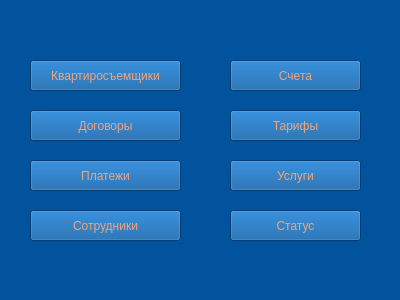
<?xml version="1.0" encoding="UTF-8"?>
<ui version="4.0">
 <class>Form</class>
 <widget class="QWidget" name="Form">
  <property name="geometry">
   <rect>
    <x>0</x>
    <y>0</y>
    <width>400</width>
    <height>300</height>
   </rect>
  </property>
  <property name="minimumSize">
   <size>
    <width>400</width>
    <height>300</height>
   </size>
  </property>
  <property name="maximumSize">
   <size>
    <width>400</width>
    <height>300</height>
   </size>
  </property>
  <property name="windowTitle">
   <string>Form</string>
  </property>
  <property name="styleSheet">
   <string notr="true">background-color: rgb(2, 83, 157)</string>
  </property>
  <widget class="QPushButton" name="pbKvart">
   <property name="geometry">
    <rect>
     <x>30</x>
     <y>60</y>
     <width>151</width>
     <height>31</height>
    </rect>
   </property>
   <property name="styleSheet">
    <string notr="true">color: rgb(238, 164, 127)</string>
   </property>
   <property name="text">
    <string>Квартиросъемщики</string>
   </property>
  </widget>
  <widget class="QPushButton" name="pbDogovor">
   <property name="geometry">
    <rect>
     <x>30</x>
     <y>110</y>
     <width>151</width>
     <height>31</height>
    </rect>
   </property>
   <property name="styleSheet">
    <string notr="true">color: rgb(238, 164, 127)</string>
   </property>
   <property name="text">
    <string>Договоры</string>
   </property>
  </widget>
  <widget class="QPushButton" name="pbPlat">
   <property name="geometry">
    <rect>
     <x>30</x>
     <y>160</y>
     <width>151</width>
     <height>31</height>
    </rect>
   </property>
   <property name="styleSheet">
    <string notr="true">color: rgb(238, 164, 127)</string>
   </property>
   <property name="text">
    <string>Платежи</string>
   </property>
  </widget>
  <widget class="QPushButton" name="pbSotryd">
   <property name="geometry">
    <rect>
     <x>30</x>
     <y>210</y>
     <width>151</width>
     <height>31</height>
    </rect>
   </property>
   <property name="styleSheet">
    <string notr="true">color: rgb(238, 164, 127)</string>
   </property>
   <property name="text">
    <string>Сотрудники</string>
   </property>
  </widget>
  <widget class="QPushButton" name="pbSchet">
   <property name="geometry">
    <rect>
     <x>230</x>
     <y>60</y>
     <width>131</width>
     <height>31</height>
    </rect>
   </property>
   <property name="styleSheet">
    <string notr="true">color: rgb(238, 164, 127)</string>
   </property>
   <property name="text">
    <string>Счета</string>
   </property>
  </widget>
  <widget class="QPushButton" name="pbTarif">
   <property name="geometry">
    <rect>
     <x>230</x>
     <y>110</y>
     <width>131</width>
     <height>31</height>
    </rect>
   </property>
   <property name="styleSheet">
    <string notr="true">color: rgb(238, 164, 127)</string>
   </property>
   <property name="text">
    <string>Тарифы</string>
   </property>
  </widget>
  <widget class="QPushButton" name="pbYslygi">
   <property name="geometry">
    <rect>
     <x>230</x>
     <y>160</y>
     <width>131</width>
     <height>31</height>
    </rect>
   </property>
   <property name="styleSheet">
    <string notr="true">color: rgb(238, 164, 127)</string>
   </property>
   <property name="text">
    <string>Услуги</string>
   </property>
  </widget>
  <widget class="QPushButton" name="pbStatus">
   <property name="geometry">
    <rect>
     <x>230</x>
     <y>210</y>
     <width>131</width>
     <height>31</height>
    </rect>
   </property>
   <property name="styleSheet">
    <string notr="true">color: rgb(238, 164, 127)</string>
   </property>
   <property name="text">
    <string>Статус</string>
   </property>
  </widget>
 </widget>
 <resources/>
 <connections/>
</ui>
